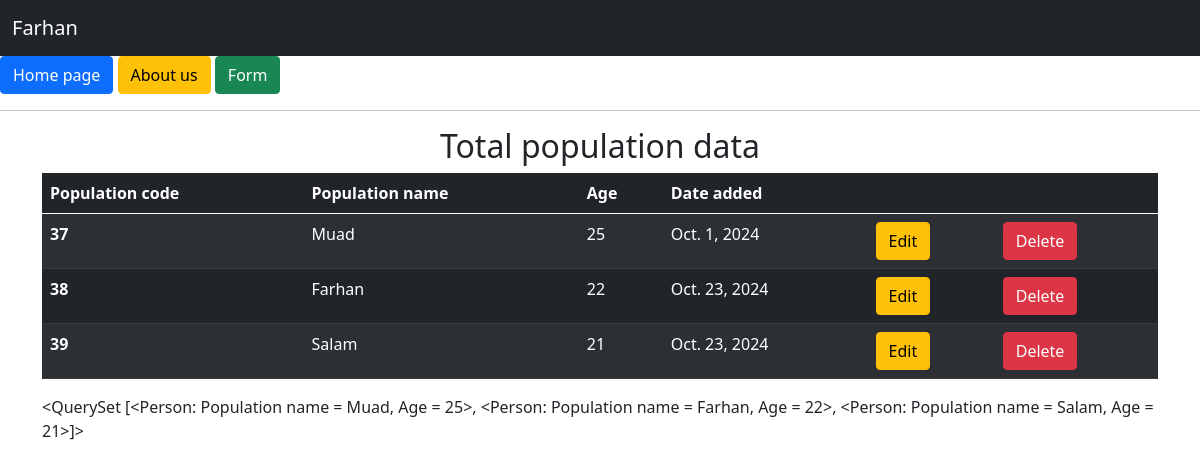
The page / on the database its author committed.
### myapp/models.py (models this page shows)
class Person(models.Model):
    name = models.CharField(max_length=100)
    age = models.IntegerField()
    date = models.DateField(auto_now_add=True)
    def __str__(self):
        return "Population name = "+self.name + ", Age = "+str(self.age)

### myapp/views.py (the view)
# urls.py: path('', views.index),
def index(request):
    all_person = Person.objects.all() #.filter(age=25)
    return render(request,"index.html",{"all_person":all_person})#, {"name":name, "age":age})

### myapp/templates/index.html (shortened to what this page needs)
{% extends "base.html" %}
{% block content %}
<h2 class="text-center">Total population data</h2>
<table class="table table-dark table-striped">
    <thead>
      <tr>
        <th scope="col">Population code</th>
        <th scope="col">Population name </th>
        <th scope="col">Age</th>
        <th scope="col">Date added</th>
        <th scope="col"></th>
        <th scope="col"></th>
      </tr>
    </thead>
    <tbody>
        {% for person in all_person %}
        <tr>
            <th scope="row">{{person.id}}</th>
            <td>{{person.name}}</td>
            <td>{{person.age}}</td>
            <td>{{person.date}}</td>
            <td><a href="edit/{{person.id}}" class="btn btn-warning">Edit</a></td>
            <td>
                <a href="delete/{{person.id}}"
                class="btn btn-danger"
                onclick="return confirm('คุณต้องการลบ {{person.name}} หรือไม่ ?')"
              >Delete</a></td>
          </tr>
        {% endfor %}
    </tbody>
  </table>
    {{all_person}}
{% endblock %}

### myapp/templates/base.html (shortened to what this page needs)
<!DOCTYPE html>
<html lang="en">
<head>
    <link href="https://cdn.jsdelivr.net/npm/bootstrap@5.0.2/dist/css/bootstrap.min.css" rel="stylesheet">
</head>
<body>
    <nav class="navbar navbar-expand-lg navbar-dark bg-dark">
        <div class="container-fluid">
          <a class="navbar-brand" href="/">Farhan</a>
        </div>
      </nav>
    <a href="/" class="btn btn-primary">Home page</a>
    <a href="/about" class="btn btn-warning">About us</a>
    <a href="/form" class="btn btn-success">Form</a>
    <hr>
    <div class="container">
        {% block content %}
        {% endblock %}
    </div>
</body>
</html>

### rows shown on the page
Person: id "37", name "Muad", age "25", date "Oct. 1, 2024", name+age "<QuerySet [<Person: Population name = Muad, Age = 25>, <Person: Population name = Farhan, Age = 22>, <Person: Population name = Salam, Age = 21>]>"
Person: id "38", name "Farhan", age "22", date "Oct. 23, 2024"
Person: id "39", name "Salam", age "21", date "Oct. 23, 2024"
